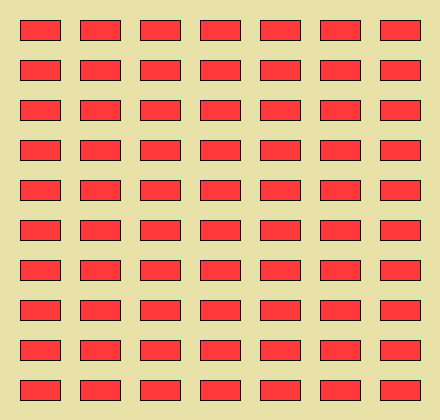
Frame 1 (no input)
Frame 60 (the mouse pressed at the canvas centre just before this capture): identical to frame 1, image omitted
Frame 120 (the mouse held since frame 60 and released just before this capture): identical to frame 1, image omitted

The Processing sketch that drew this single still picture (run headless with seeded random() and noise(); from frame 60 on, the mouse is pressed at the canvas centre):

// Processing sketch: Ejercicio_20
// ── Ejercicio_20.pde
PVector coordenadasRect;
int alto,ancho,distEntreRect;

void setup(){
   size(440,420);
   distEntreRect = 20;
   ancho= 40;
   alto= 20;
   coordenadasRect= new PVector(distEntreRect,distEntreRect);
}

void draw(){
  background(#E8E2A9);
  fill(#FF3939);
  stroke(10);
  dibujarRec();
}

void dibujarRec(){
  for(float x=coordenadasRect.x;x<width;x+=(ancho+distEntreRect)){
    for(float y=coordenadasRect.y;y<height;y+=(alto+distEntreRect)){
      rect(x,y,ancho,alto);
    }
  }
}
